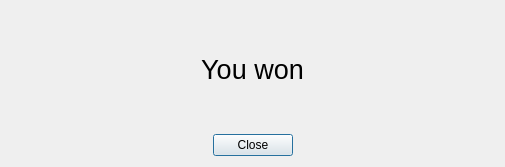
<?xml version="1.0" encoding="UTF-8"?>
<ui version="4.0">
 <class>WinDialog</class>
 <widget class="QDialog" name="WinDialog">
  <property name="geometry">
   <rect>
    <x>0</x>
    <y>0</y>
    <width>505</width>
    <height>167</height>
   </rect>
  </property>
  <property name="sizePolicy">
   <sizepolicy hsizetype="Expanding" vsizetype="Expanding">
    <horstretch>0</horstretch>
    <verstretch>0</verstretch>
   </sizepolicy>
  </property>
  <property name="windowTitle">
   <string>Victory</string>
  </property>
  <property name="locale">
   <locale language="English" country="UnitedStates"/>
  </property>
  <property name="modal">
   <bool>false</bool>
  </property>
  <layout class="QGridLayout" name="gridLayout_2">
   <item row="0" column="0">
    <layout class="QGridLayout" name="gridLayout">
     <property name="sizeConstraint">
      <enum>QLayout::SetDefaultConstraint</enum>
     </property>
     <item row="1" column="0">
      <widget class="QDialogButtonBox" name="buttonBox">
       <property name="sizePolicy">
        <sizepolicy hsizetype="Expanding" vsizetype="Fixed">
         <horstretch>0</horstretch>
         <verstretch>0</verstretch>
        </sizepolicy>
       </property>
       <property name="standardButtons">
        <set>QDialogButtonBox::Close</set>
       </property>
       <property name="centerButtons">
        <bool>true</bool>
       </property>
      </widget>
     </item>
     <item row="0" column="0">
      <widget class="QLabel" name="label">
       <property name="font">
        <font>
         <pointsize>20</pointsize>
        </font>
       </property>
       <property name="text">
        <string>You won</string>
       </property>
       <property name="textFormat">
        <enum>Qt::PlainText</enum>
       </property>
       <property name="alignment">
        <set>Qt::AlignCenter</set>
       </property>
      </widget>
     </item>
    </layout>
   </item>
  </layout>
 </widget>
 <resources/>
 <connections/>
</ui>
